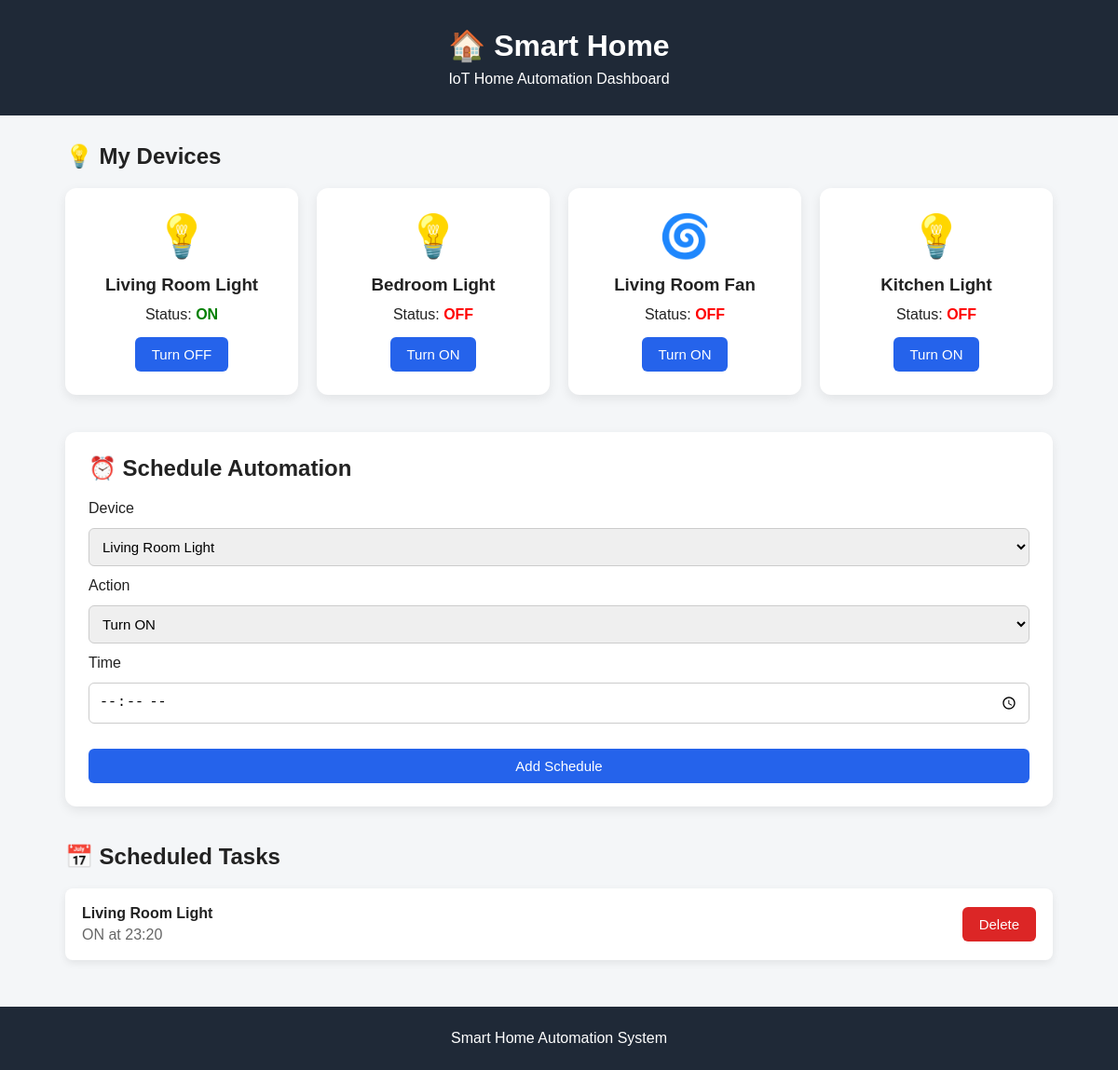
The page / on the database its author committed.
### tables this page shows
CREATE TABLE devices (
            id INTEGER PRIMARY KEY AUTOINCREMENT,
            name TEXT NOT NULL,
            device_type TEXT NOT NULL,
            status TEXT DEFAULT 'OFF'
        );

CREATE TABLE schedules (
            id INTEGER PRIMARY KEY AUTOINCREMENT,
            device_id INTEGER NOT NULL,
            action TEXT NOT NULL,
            schedule_time TEXT NOT NULL,
            FOREIGN KEY(device_id) REFERENCES devices(id)
        );

### app.py (the view)
@app.route("/")
def home():
    devices = get_devices()
    schedules = get_schedules()
    return render_template(
        "index.html",
        devices=devices,
        schedules=schedules
    )

### database.py (called while the page is built)
def get_connection():
    connection = sqlite3.connect(DATABASE)
    connection.row_factory = sqlite3.Row
    return connection

def get_devices():
    connection = get_connection()
    devices = connection.execute(
        "SELECT * FROM devices"
    ).fetchall()
    connection.close()
    return devices

def get_schedules():
    connection = get_connection()
    schedules = connection.execute("""
        SELECT schedules.*, devices.name
        FROM schedules
        JOIN devices ON schedules.device_id = devices.id
        ORDER BY schedule_time
    """).fetchall()
    connection.close()
    return schedules

### templates/index.html (shortened to what this page needs)
<!DOCTYPE html>
<html lang="en">
<head>
    <link rel="stylesheet"
          href="{{ url_for('static', filename='style.css') }}">
</head>
<body>
    <header>
        <h1>🏠 Smart Home</h1>
        <p>IoT Home Automation Dashboard</p>
    </header>
    <main>
        <section>
            <h2>💡 My Devices</h2>
            <div class="device-container">
                {% for device in devices %}
                <div class="device-card">
                    <div class="device-icon">
                        {% if device["device_type"] == "Light" %}
                            💡
                        {% elif device["device_type"] == "Fan" %}
                            🌀
                        {% else %}
                            🔌
                        {% endif %}
                    </div>
                    <h3>
                        {{ device["name"] }}
                    </h3>
                    <p>
                        Status:
                        <span
                            id="status-{{ device['id'] }}"
                            class="status
                            {% if device['status'] == 'ON' %}
                            on
                            {% else %}
                            off
                            {% endif %}">
                            {{ device["status"] }}
                        </span>
                    </p>
                    <button
                        onclick="toggleDevice({{ device['id'] }})">
                        {% if device["status"] == "ON" %}
                            Turn OFF
                        {% else %}
                            Turn ON
                        {% endif %}
                    </button>
                </div>
                {% endfor %}
            </div>
        </section>
        <section class="schedule-section">
            <h2>⏰ Schedule Automation</h2>
            <form
                action="/schedule"
                method="POST"
                class="schedule-form">
                <label>
                    Device
                </label>
                <select name="device_id" required>
                    {% for device in devices %}
                    <option value="{{ device['id'] }}">
                        {{ device["name"] }}
                    </option>
                    {% endfor %}
                </select>
                <label>
                    Action
                </label>
                <select name="action" required>
                    <option value="ON">
                        Turn ON
                    </option>
                </select>
                <label>
                    Time
                </label>
                <input
                    type="time"
                    name="schedule_time"
                    required>
                <button type="submit">
                    Add Schedule
                </button>
            </form>
        </section>
        <section>
            <h2>📅 Scheduled Tasks</h2>
            {% if schedules %}
            <div class="schedule-list">
                {% for schedule in schedules %}
                <div class="schedule-item">
                    <div>
                        <strong>
                            {{ schedule["name"] }}
                        </strong>
                        <p>
                            {{ schedule["action"] }}
                            at
                            {{ schedule["schedule_time"] }}
                        </p>
                    </div>
                    <form
                        action="/delete_schedule/{{ schedule['id'] }}"
                        method="POST">
                        <button
                            class="delete-button"
                            type="submit">
                            Delete
                        </button>
                    </form>
                </div>
                {% endfor %}
            </div>
            {% else %}
            <p class="empty">
                No scheduled tasks yet.
            </p>
            {% endif %}
        </section>
    </main>
    <footer>
        <p>
            Smart Home Automation System
        </p>
    </footer>
</body>
</html>

### static/style.css (style rules this page uses)
* { box-sizing: border-box; margin: 0; padding: 0; }
body { font-family: Arial, sans-serif; background: #f4f6f8; color: #222; }
header { background: #1f2937; color: white; text-align: center; padding: 30px 20px; }
header h1 { font-size: 32px; margin-bottom: 8px; }
main { max-width: 1100px; margin: 30px auto; padding: 0 20px; }
section { margin-bottom: 40px; }
h2 { margin-bottom: 20px; }
.device-container { display: grid; grid-template-columns: repeat( auto-fit, minmax(220px, 1fr) ); gap: 20px; }
.device-card { background: white; padding: 25px; border-radius: 12px; text-align: center; box-shadow: 0 4px 12px rgba(0, 0, 0, 0.08); }
.device-icon { font-size: 45px; margin-bottom: 15px; }
.device-card h3 { margin-bottom: 12px; }
.status { font-weight: bold; }
.status.on { color: green; }
.status.off { color: red; }
button { border: none; padding: 10px 18px; margin-top: 15px; border-radius: 6px; cursor: pointer; background: #2563eb; color: white; font-size: 15px; }
.schedule-section { background: white; padding: 25px; border-radius: 12px; box-shadow: 0 4px 12px rgba(0, 0, 0, 0.08); }
.schedule-form { display: grid; gap: 12px; }
.schedule-form select, .schedule-form input { padding: 10px; border: 1px solid #ccc; border-radius: 6px; font-size: 15px; }
.schedule-list { display: flex; flex-direction: column; gap: 12px; }
.schedule-item { background: white; padding: 18px; border-radius: 8px; display: flex; justify-content: space-between; align-items: center; box-shadow: 0 3px 8px rgba(0, 0, 0, 0.08); }
.schedule-item p { margin-top: 5px; color: #666; }
.delete-button { background: #dc2626; margin-top: 0; }
footer { text-align: center; padding: 25px; background: #1f2937; color: white; margin-top: 50px; }

### rows shown on the page
devices: name "Living Room Light", status "ON", shows "Turn OFF"
devices: name "Bedroom Light", status "OFF", shows "Turn ON"
devices: name "Living Room Fan", status "OFF", shows "Turn ON"
devices: name "Kitchen Light", status "OFF", shows "Turn ON"
schedules: name "Living Room Light", action "ON", schedule_time "23:20"

### other values the page prints
form field device_id "Living Room Light"
